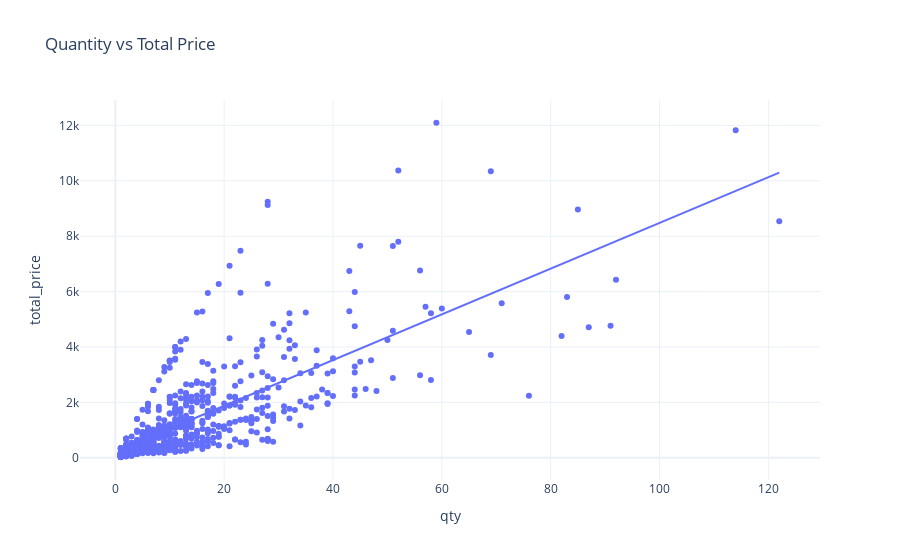

Here is the notebook cell this chart was saved with:
### Code cell
# Now let’s have a look at the relationship between quantity and total prices:
fig = px.scatter(data,x='qty',y='total_price',title="Quantity vs Total Price",trendline='ols')
fig.show()

# error: No module named 'statsmodels' 
# pip install statsmodels

# KẾT LUẬN: Thus, the relationship between quantity and total prices is linear. 
# It indicates that the price structure is based on a fixed unit price, 
# where the total price is calculated by multiplying the quantity by the unit price.

### Figure 1 — Plotly figure (JSON) as saved in the notebook; plotly's stock layout.template omitted (floating-point values rounded to 4 significant figures; data arrays with more than 128 entries replaced by an {"elided": "..."} marker saying what was removed)
{"data": [{"hovertemplate": "qty=%{x}<br>total_price=%{y}<extra></extra>", "legendgroup": "", "marker": {"color": "#636efa", "symbol": "circle"}, "mode": "markers", "name": "", "orientation": "v", "showlegend": false, "type": "scatter", "x": {"elided": "676 int values"}, "xaxis": "x", "y": {"elided": "676 float values"}, "yaxis": "y"}, {"hovertemplate": "<b>OLS trendline</b><br>total_price = 82.5219 * qty + 226.507<br>R<sup>2</sup>=0.561908<br><br>qty=%{x}<br>total_price=%{y} <b>(trend)</b><extra></extra>", "legendgroup": "", "marker": {"color": "#636efa", "symbol": "circle"}, "mode": "lines", "name": "", "showlegend": false, "type": "scatter", "x": {"elided": "676 int values"}, "xaxis": "x", "y": {"elided": "676 float values"}, "yaxis": "y"}], "layout": {"legend": {"tracegroupgap": 0}, "title": {"text": "Quantity vs Total Price"}, "xaxis": {"anchor": "y", "domain": [0, 1], "title": {"text": "qty"}}, "yaxis": {"anchor": "x", "domain": [0, 1], "title": {"text": "total_price"}}}}
